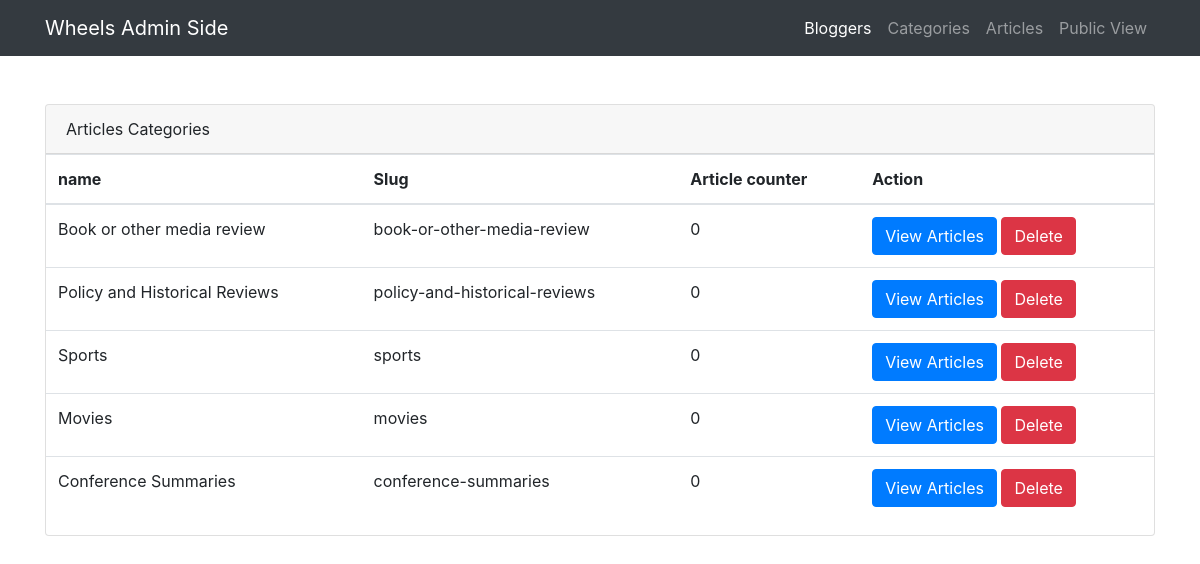
The page /admin-home/categories/ on the database its author committed.
### backend/models.py (models this page shows)
class  ArticleCategory(models.Model):
    name = models.CharField( max_length=150)
    slug = models.CharField( max_length=150)

### backend/views.py (the view)
# urls.py: path('categories/', views.categories, name='categories'),
def categories(request):
    article_categories = ArticleCategory.objects.all()
    args_to_template = {
        "article_categories":article_categories
    }
    return render(request, 'backend/categories.html', args_to_template)

### backend/templates/backend/categories.html (shortened to what this page needs)
{% extends "admin_default.html" %}
{% block layout_content %}
<div>
   <div class="card mt-5"  >
      <div class="card-header">
         Articles Categories
      </div>
      <table class="table">
         <thead>
            <tr>
               <th scope="col">name</th>
               <th scope="col">Slug</th>
               <th scope="col">Article counter</th>
               <th scope="col">Action</th>
            </tr>
         </thead>
         <tbody>
         {% for item in article_categories %}
            <tr>
               <td>{{item.name}}</td>
               <td>{{item.slug}}</td>
               <td>0</td>
               <td>
                  <div class="btn-gro up" role="group" aria-label="Basic example">
                     <a  href="#" class="btn btn-primary">View Articles </a>
                     <a href="{% url 'delete_categories' item.id %}" class="btn btn-danger">Delete</a>
                  </div>
               </td>
            </tr>
            {% endfor %}
         </tbody>
      </table>
   </div>
</div>
{% endblock %}

### admin_static/css/3-col-portfolio.css (style rules this page uses)
body { padding-top: 54px; }
@media (min-width: 992px) { body { padding-top: 56px; } }

### rows shown on the page
ArticleCategory: name "Book or other media review", slug "book-or-other-media-review"
ArticleCategory: name "Policy and Historical Reviews", slug "policy-and-historical-reviews"
ArticleCategory: name "Sports", slug "sports"
ArticleCategory: name "Movies", slug "movies"
ArticleCategory: name "Conference Summaries", slug "conference-summaries"
